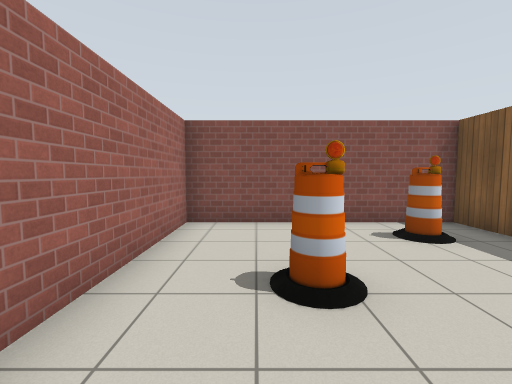
View 1 (above)

16 first-person views from a walk through a Gazebo world. The camera is 1.2 m above the floor, tilts 4° down and sees 90° across. The floor is counted in squares, 1 m on a side. Each view is taken from the middle of a square. On the plan, view 1 faces up. The plan holds only what a view shows up to about 12 squares ahead; the rest is blank. Gazebo's built-in surfaces are drawn with simple patterns.

View 2
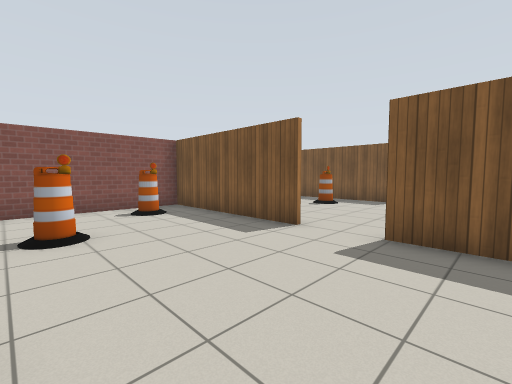

View 3
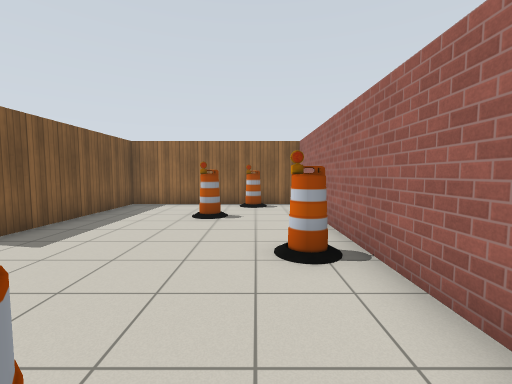

View 4
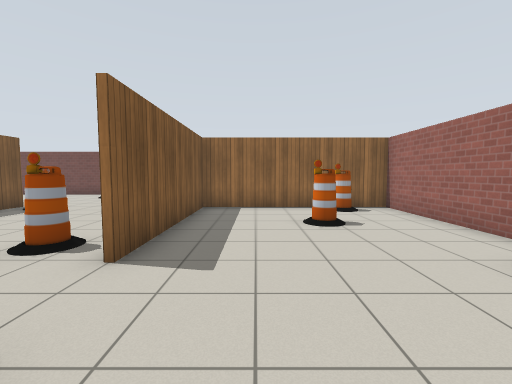

View 5
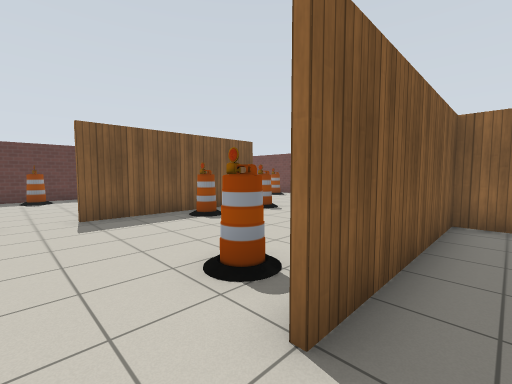

View 6
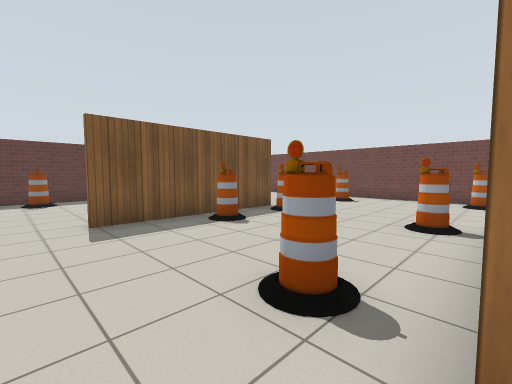

View 7
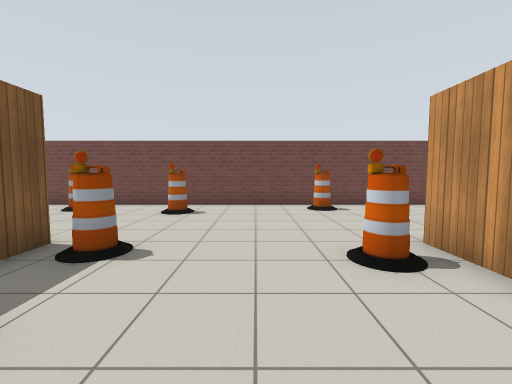

View 8
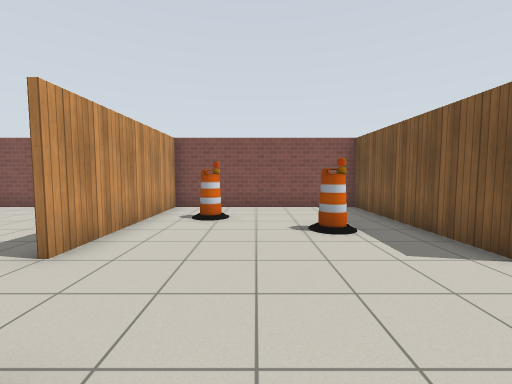

View 9
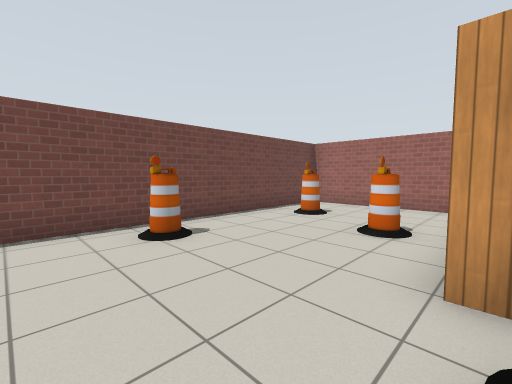

View 10
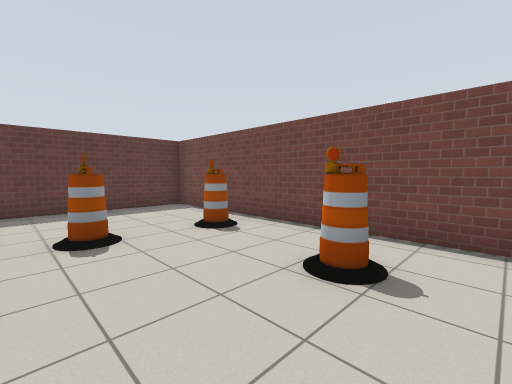

View 11
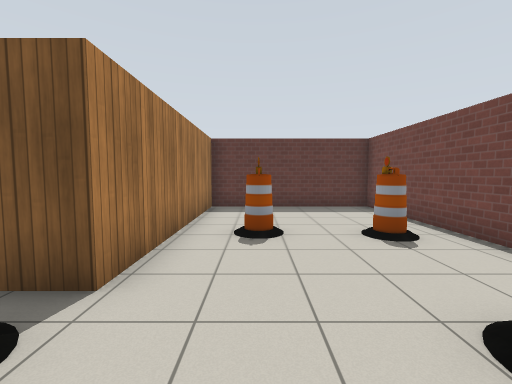

View 12
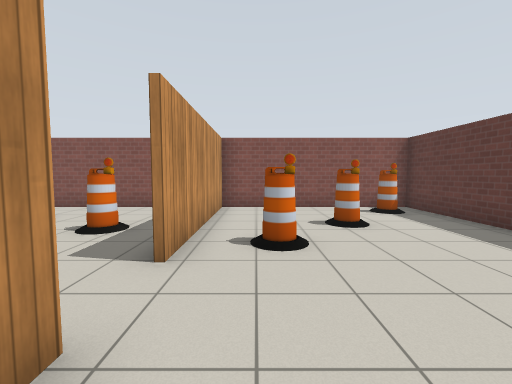

View 13
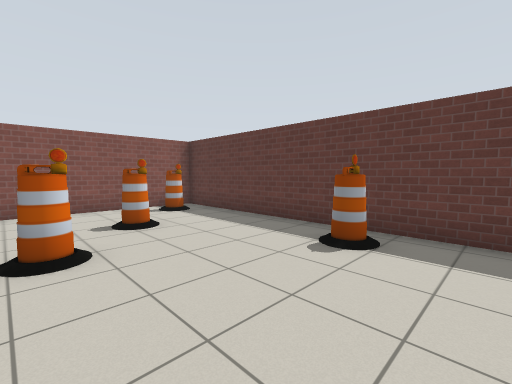

View 14
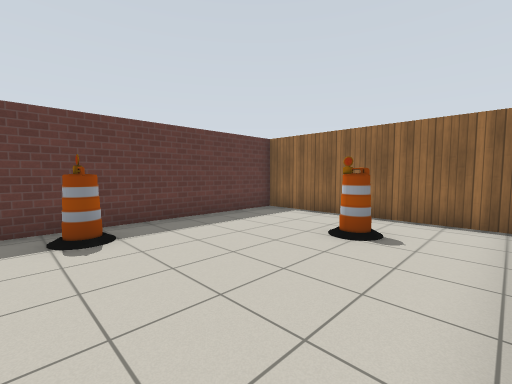

View 15
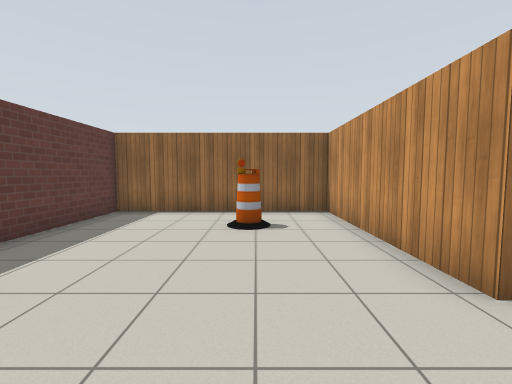

View 16
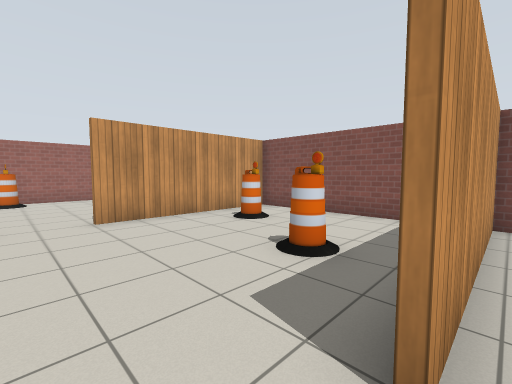

### Floor plan
Ten units are one square. View 1 is at (0, 0); x grows to the right and y downward. Boxes are objects, and circles mark ways between rooms. Rooms are numbered by the first view taken in them; rooms with no view inside come last. Other rooms are left out.
<svg viewBox="-23 -69 213 205">
<path fill="none" stroke="#000" d="M49 -5 49 -64M50 -63 -17 -63 -17 74M-18 72 49 72 49 14M51 57 51 75M116 -5 116 -63 50 -63M-17 74 -17 131 185 131 185 74 116 74 116 12M51 -64 51 -5M117 12 117 72 185 72 185 -63 117 -63 117 -4"/>
<rect x="-15" y="5" width="10" height="10" fill="#bbb"><title>barrel</title></rect>
<rect x="-5" y="65" width="10" height="10" fill="#bbb"><title>barrel</title></rect>
<rect x="5" y="35" width="10" height="10" fill="#bbb"><title>barrel</title></rect>
<rect x="5" y="-35" width="10" height="10" fill="#bbb"><title>barrel</title></rect>
<rect x="25" y="-55" width="10" height="10" fill="#bbb"><title>barrel</title></rect>
<rect x="5" y="105" width="10" height="10" fill="#bbb"><title>barrel</title></rect>
<rect x="15" y="85" width="10" height="10" fill="#bbb"><title>barrel</title></rect>
<rect x="55" y="115" width="10" height="10" fill="#bbb"><title>barrel</title></rect>
<rect x="55" y="65" width="10" height="10" fill="#bbb"><title>barrel</title></rect>
<rect x="55" y="15" width="10" height="10" fill="#bbb"><title>barrel</title></rect>
<rect x="65" y="-45" width="10" height="10" fill="#bbb"><title>barrel</title></rect>
<rect x="95" y="105" width="20" height="10" fill="#bbb"><title>barrel</title></rect>
<rect x="95" y="65" width="20" height="10" fill="#bbb"><title>barrel</title></rect>
<rect x="95" y="35" width="20" height="10" fill="#bbb"><title>barrel</title></rect>
<rect x="95" y="-35" width="10" height="20" fill="#bbb"><title>barrel</title></rect>
<rect x="135" y="115" width="10" height="10" fill="#bbb"><title>barrel</title></rect>
<rect x="135" y="85" width="10" height="10" fill="#bbb"><title>barrel</title></rect>
<rect x="125" y="-15" width="10" height="10" fill="#bbb"><title>barrel</title></rect>
<rect x="135" y="45" width="10" height="10" fill="#bbb"><title>barrel</title></rect>
<rect x="145" y="-35" width="10" height="10" fill="#bbb"><title>barrel</title></rect>
<rect x="165" y="5" width="10" height="10" fill="#bbb"><title>barrel</title></rect>
<rect x="165" y="-55" width="10" height="10" fill="#bbb"><title>barrel</title></rect>
<circle cx="50" cy="5" r="3" fill="#2a7"/>
<circle cx="120" cy="5" r="3" fill="#2a7"/>
<text x="20" y="0">1</text>
<text x="80" y="60">2</text>
<text x="150" y="0">3</text>
</svg>
Room 1 opens to room 2. Room 2 opens to room 3.

Where each view was taken, in squares from view 1:
view 1: 0 up, 0 right, facing up
view 2: 3 down, 0 right, facing up-right
view 3: 3 up, 0 right, facing down
view 4: 2 up, 3 right, facing down
view 5: 0 up, 4 right, facing down-right
view 6: 0 up, 5 right, facing down-right
view 7: 3 down, 8 right, facing down
view 8: 3 down, 8 right, facing up
view 9: 7 down, 8 right, facing down-left
view 10: 8 down, 9 right, facing down-right
view 11: 9 down, 9 right, facing right
view 12: 3 down, 13 right, facing up
view 13: 3 down, 13 right, facing up-right
view 14: 0 up, 12 right, facing down-right
view 15: 1 up, 14 right, facing down
view 16: 1 down, 12 right, facing up-left
